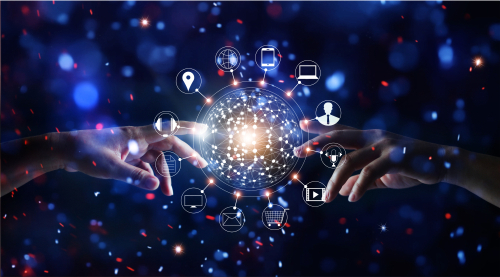
#> input picture images/portfolio/thumbs/1111.jpg, 500 x 277 px
$ python converter.py 1111.jpg   (older library calls are emulated)
#> lines starting #> are read from the running program, lines starting #| are printed output that depends on the picture
import os, sys
from PIL import Image

size = 360, 300

for infile in sys.argv[1:]:
    outfile = os.path.splitext(infile)[0] +"_1"+ ".jpg"
    if infile != outfile:
        try:
            im = Image.open(infile)
#> im is the input picture: PIL image 500x277 RGB; mean R, G, B 31.2, 34.9, 66.7
            im.thumbnail(size, Image.ANTIALIAS)
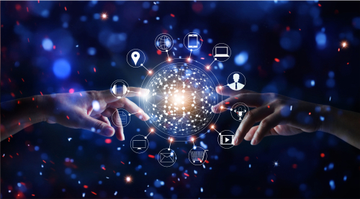
#> im: PIL image 360x199 RGB; mean R, G, B 31.1, 34.9, 66.6
            im.save(outfile, "JPEG")
        except IOError:
            print ("cannot create thumbnail for '%s'" % infile)
